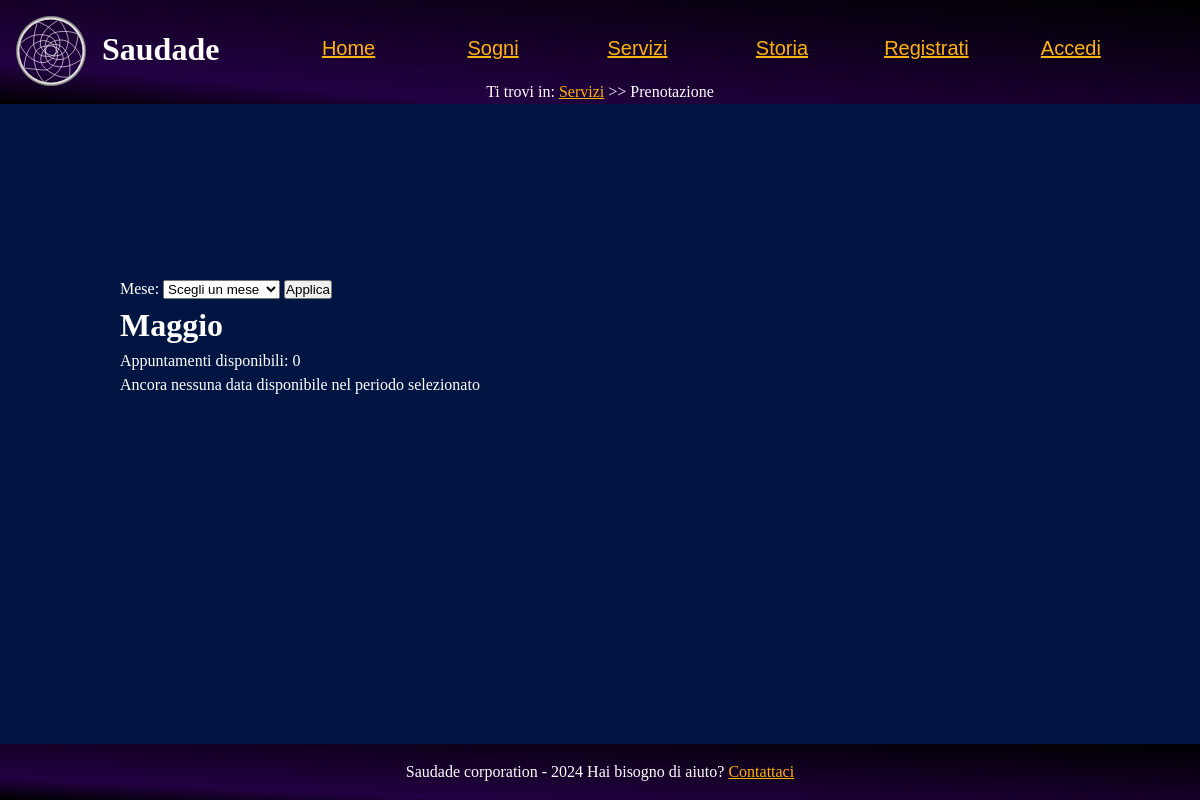
Page /src/php/formChip.php?data=5-2024 on the earlier database version.
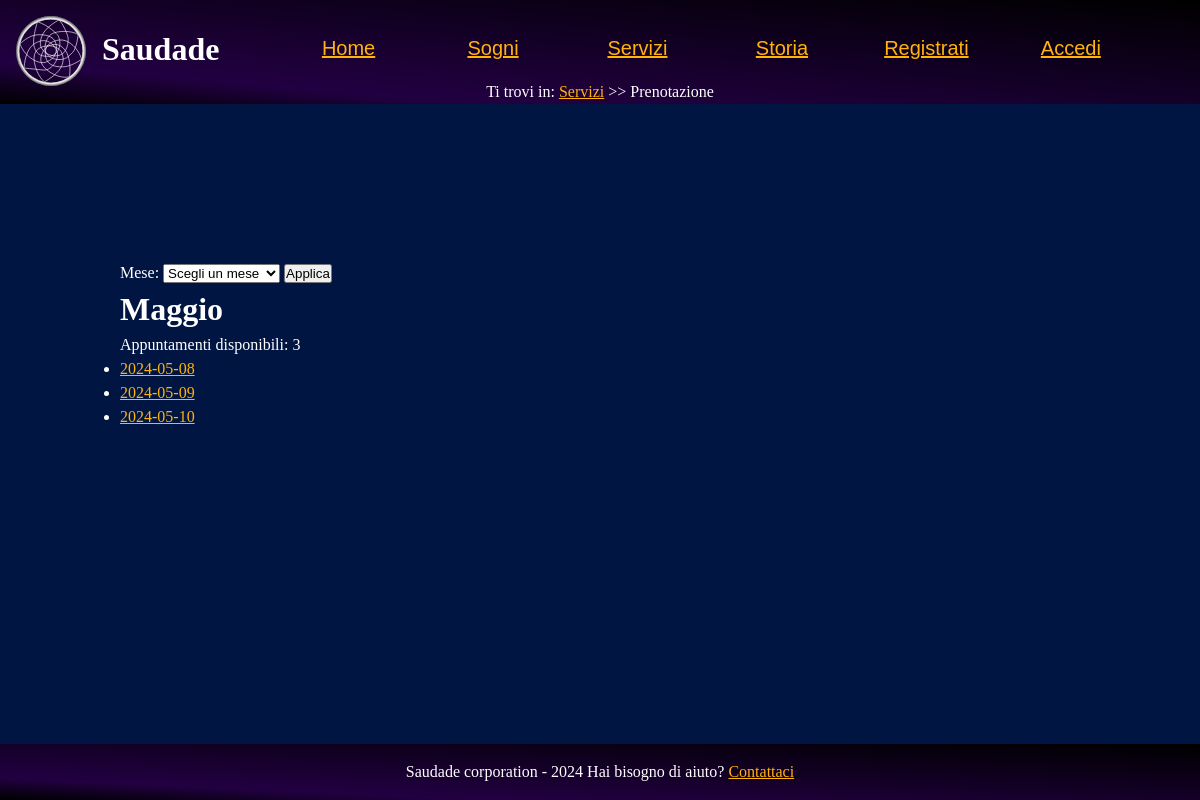
Same page on the later database version.
### tables this page shows
CREATE TABLE prenotazioni (
  data DATE PRIMARY KEY,
  user_name VARCHAR(20),

  FOREIGN KEY (user_name) REFERENCES utenti(user_name) ON DELETE CASCADE
);

### src/php/functions.php (called while the page is built, shortened)
<?php
class Functions {
    private $connection;
    public function openDBConnection(){
        global $HOST_DB, $USERNAME, $PASSWORD, $DATABASE_NAME;
        $this->connection = mysqli_connect(
            $HOST_DB,
            $USERNAME,
            $PASSWORD,
            $DATABASE_NAME
        );
        $this->connection->set_charset("utf8");
        return mysqli_connect_errno() == 0;
    }
    public function getConnection(){
        return $this->connection;
    }
}

### src/php/formChip.php (the view, shortened to what this page needs)
<?php
    require_once("newPage.php");
    require_once("functions.php");
    $pagina = new newPage("../html/formChip.html", "Ottieni chip", "Ottieni il tuo chip", "Pagina prenotazione chip");
    $functions = new functions();
    $arrayMesi = array("", "Gennaio", "Febbraio", "Marzo", "Aprile", "Maggio", "Giugno", "Luglio", "Agosto", "Settembre", "Ottobre", "Novembre", "Dicembre");
    $dateTabella = $functions->executeQuery("SELECT DISTINCT YEAR(data) AS anno, MONTH(data) AS mese FROM prenotazioni;");
    if($dateTabella == null){
        $pagina->printErrorPage("Errore di connessione al server, riprovare più tardi");
    }else{
        $dateMenu = "";
        foreach($dateTabella as $row){
            $dateMenu .= "<option value=\"".$row['mese']."-".$row['anno']."\"> ".$arrayMesi[$row['mese']]." ".$row['anno']." </option>";
        }
        $pagina->modificaHTML("{dateMenu}", $dateMenu);
    }
    if(isset($_GET['data'])) {
        $valore = $_GET['data'];
        $valori = explode('-', $valore);
        $mese = $valori[0];
        $anno = $valori[1];
        if($mese>=1 && $mese <=12 && $anno>=date('Y')){
            $anno."-".$mese."-01" < date("Y/m/d") ?  $dataInizioQuery = date("Y/m/d") : $dataInizioQuery = $anno."-".$mese."-01";
            $dataFineQuery = $anno."-".$mese."-31";
            $pagina->modificaHTML("{mesePrenotazione}", $arrayMesi[$mese]);
            $functions->openDBConnection();
            $stmt = $functions->getConnection()->prepare("SELECT COUNT(DISTINCT data) AS num_date FROM prenotazioni WHERE user_name IS NULL AND data BETWEEN ? AND ?;");
            $stmt->bind_param("ss", $dataInizioQuery, $dataFineQuery);
            $stmt->execute();
            $risultato = $stmt->get_result();
            if ($risultato->num_rows > 0) {
                $riga = $risultato->fetch_assoc();
                $numeroAppuntamenti = $riga['num_date'];
                $pagina->modificaHTML("{numeroAppuntamenti}", $numeroAppuntamenti);
            } else {
                $pagina->modificaHTML("{numeroAppuntamenti}", "errore");
            }
            $stmt = $functions->getConnection()->prepare("SELECT DISTINCT(data) FROM prenotazioni WHERE user_name IS NULL AND data BETWEEN ? AND ?;");
            $stmt->bind_param("ss", $dataInizioQuery, $dataFineQuery);
            $stmt->execute();
            $risultato = $stmt->get_result();
            if($risultato == null)
                $pagina->printErrorPage("Data non trovata");
            else{
                if(mysqli_num_rows($risultato) > 0){
                    $placeHolderData = "";
                    foreach( $risultato as $row){
                        $placeHolderData .= "<li><a href=\"confermaPrenotazione.php?data=".$row['data']."\">".$row['data']."</a></li>";
                    }
                }else{
                    $pagina->modificaHTML("{data}", "Ancora nessuna data disponibile nel periodo selezionato");
                }
            }
        }else
            $pagina->modificaHTML("{data}", "Data selezionata non valida, scegliere una data esistente");
    }else{
        $pagina->modificaHTML("{data}", "Data selezionata non valida, scegliere una data esistente");
    }

### src/php/newPage.php (shortened to what this page needs)
<?php
class newPage{
    private $strutturaHTML = "";
    public $testoFooter = "Saudade corporation - 2024";
    public function __construct($template, $titoloPagina, $keywords, $description){
        $paginaTemplate = file_get_contents($template);
        $this->strutturaHTML = file_get_contents("../html/generalTemplate.html");
        $this->strutturaHTML = str_replace("{titoloPagina}", $titoloPagina , $this->strutturaHTML);
        $this->strutturaHTML = str_replace("{metaKeywords}", "Saudade, ".$keywords , $this->strutturaHTML);
        $this->strutturaHTML = str_replace("{metaDescription}", $description , $this->strutturaHTML);
        if($template == "../html/contatta.html"){
            $this->strutturaHTML = str_replace("{testoFooter}", $this->testoFooter, $this->strutturaHTML);
        }else{
            $this->strutturaHTML = str_replace("{testoFooter}", $this->testoFooter." Hai bisogno di aiuto? <a href=\"../php/contatta.php\">Contattaci</a>", $this->strutturaHTML);
        }
        $this->strutturaHTML = str_replace("{contenutoMain}", $paginaTemplate, $this->strutturaHTML);
    }
    public function modificaHTML($segnaposto, $dati){
        $this->strutturaHTML = str_replace($segnaposto, $dati, $this->strutturaHTML);
    }
    public function printNavBar($currentPage=null){
        $navBar = file_get_contents("../html/navBarTemplate.html");
        if($currentPage == "../html/index.html"){
            $navBar = str_replace("{homeLink}", "<li>Home</li>", $navBar);
            $navBar = str_replace("{logo}", "<img id=\"logo\" alt=\"logo dell'azienda : DESCRIZIONE?\" src=\"../assets/logo.svg\">", $navBar);
            $navBar = str_replace("{breadcrumb}", "<span lang=\"en\">Home</span>", $navBar);
        }else if($currentPage == "../html/servizi.html"){
            $navBar = str_replace("{serviziLink}", "<li>Servizi</li>", $navBar);
            $navBar = str_replace("{breadcrumb}", "Servizi", $navBar);
        }else if($currentPage == "../html/sogni.html"){
            $navBar = str_replace("{breadcrumb}", "Sogni", $navBar);
        }else if($currentPage == "../html/storia.html"){
            $navBar = str_replace("{storiaLink}", "<li>Storia</li>", $navBar);
            $navBar = str_replace("{breadcrumb}", "Storia", $navBar);
        }else if($currentPage == "../html/contatta.html"){
            $navBar = str_replace("{contattaLink}", "<li>Contattaci</li>", $navBar);
            $navBar = str_replace("{breadcrumb}", "Contattaci", $navBar);
        }else if($currentPage == "../html/signup.html"){
            $navBar = str_replace("{signupLink}", "<li class=\"spostaSign\">Registrati</li>", $navBar);
            $navBar = str_replace("{breadcrumb}", "Registrati", $navBar);
            $navBar = str_replace("{loginLink}", "<li class=\"spostaSign\"><a href=\"../php/login.php\">Accedi</a></li>", $navBar);
        }else if($currentPage == "../html/login.html"){
            $navBar = str_replace("{loginLink}", "<li class=\"spostaSign\">Accedi</li>", $navBar);
            $navBar = str_replace("{breadcrumb}", "Accedi", $navBar);
            $navBar = str_replace("{signupLink}", "<li class=\"spostaSign\"><a href=\"../php/signup.php\">Registrati</a></li>", $navBar);
        }else if($currentPage == "../html/sognoSingolo.html"){
            $navBar = str_replace("{breadcrumb}", "<a href=\"sogni.php\">Sogni</a> >> {titolo}", $navBar);
        }else if($currentPage == "paginaErrore"){
            $navBar = str_replace("{breadcrumb}", "Pagina di errore", $navBar);
        }else if($currentPage == "../html/error404.html"){
            $navBar = str_replace("{breadcrumb}", "Pagina non trovata", $navBar);
        }else if($currentPage == "../html/aggiungiSogno.html"){
            $navBar = str_replace("{breadcrumb}", "Nuovo sogno", $navBar);
        }else if($currentPage == "../html/sognoNonTrovato.html"){
            $navBar = str_replace("{breadcrumb}", "<a href=\"sogni.php\">Sogni</a> &gt&gt Sogno non disponibile", $navBar);
        }else if($currentPage == "../html/acquistoGiaEffettuato.html"){
            $navBar = str_replace("{breadcrumb}", "<a href=\"sogni.php\">Sogni</a> &gt&gt Acquisto già effettuato", $navBar);
        }else if($currentPage == "../html/formChip.html"){
            $navBar = str_replace("{breadcrumb}", "<a href=\"servizi.php\">Servizi</a> &gt&gt Prenotazione", $navBar);
        }else if($currentPage == "../html/prenotazione.html"){
            $navBar = str_replace("{breadcrumb}", "<a href=\"servizi.php\">Servizi</a> &gt&gt Prenotazione {dataPrenotazione}", $navBar);
        }else if($currentPage == "../html/confermaPrenotazione.html"){
            $navBar = str_replace("{breadcrumb}", "<a href=\"servizi.php\">Servizi</a> &gt&gt Prenotazione {dataPrenotazione} avvenuta con successo", $navBar);
        }else if($currentPage ==  "../html/aggiungiRecensione.html"){
            $navBar = str_replace("{breadcrumb}", "<a href=\"dashboardUser.php\">Area personale</a> &gt&gt Recensione {titoloSogno}", $navBar);
        }else if($currentPage == "../html/aggiungiDate.html"){
            $navBar = str_replace("{breadcrumb}", "<a href=\"dashboardAdmin.php\">Area personale admin</a> &gt&gt Aggiungi date", $navBar);
        }
        if(isset($_SESSION['user_name']) && !empty($_SESSION['user_name'])) {
            if($_SESSION['user_name'] == "admin")
                $navBar = str_replace("{loginLink}", "<li><a href=\"dashboardAdmin.php\">Ciao ".$_SESSION['user_name']."</a></li>", $navBar);
            else
                $navBar = str_replace("{loginLink}", "<li><a href=\"dashboardUser.php\">Ciao ".$_SESSION['user_name']."</a></li>", $navBar);
            $navBar = str_replace("{signupLink}", "", $navBar);
            $navBar = str_replace("{logoutLink}", "<li><a href=\"../php/logout.php\">Logout</a></li>", $navBar);
        }else{
            $navBar = str_replace("{logoutLink}", "", $navBar);
            $navBar = str_replace("{loginLink}", "<li class=\"spostaSign\"><a href=\"../php/login.php\">Accedi</a></li>", $navBar);
            $navBar = str_replace("{signupLink}", "<li class=\"spostaSign\"><a href=\"../php/signup.php\">Registrati</a></li>", $navBar);
        }
        $navBar = str_replace("{logo}", "<a href=\"../php/index.php\"><img id=\"logo\" alt=\"logo dell'azienda : DESCRIZIONE?\" src=\"../assets/logo.svg\"></a>", $navBar);
        $navBar = str_replace("{homeLink}", "<li><a href=\"index.php\">Home</a></li>", $navBar);
        $navBar = str_replace("{serviziLink}", "<li><a href=\"servizi.php\">Servizi</a></li>", $navBar);
        $navBar = str_replace("{sogniLink}", "<li><a href=\"sogni.php\">Sogni</a></li>", $navBar);
        $navBar = str_replace("{storiaLink}", "<li><a href=\"storia.php\">Storia</a></li>", $navBar);
        $navBar = str_replace("{contattaLink}", "<li><a href=\"contatta.php\">Contattaci</a></li>", $navBar);
    }
    public function printPage(){
        echo $this->strutturaHTML;
    }
}

### src/CSS/style.css (style rules this page uses)
* { padding: 0; margin: 0; }
:root { --headerBgColor: #220042; --headerTxtColor: #FFFFFF; --BgColor: #001542; --BgTxtColor: #FFFFFF; --footerBgColor: #220042; --footerTxtColor: #FFFFFF; --visitedLinkColor: #26C281; --linkColor: #FFB30D; --BgAll: #7A7A7A; --BgSidebar:rgb(0,21,66, 0.5); --colorSlide: #7A7A7A; --slideTitleTxtColor: #085454; --fontMenu: sans-serif; --errorBackground: #FF0000; --errorText: #FFFFFF; }
html { width: 100%; font-size: 100%; line-height: 1.5em; margin: auto; background-color: var(--BgAll); }
a { color:var(--linkColor) }
body { display: flex; flex-direction: column; min-height: 100vh; line-height: 1.5; background-color: var(--BgColor); }
header { text-align: center; width: 100%; background-image: linear-gradient(to top right, #000000 0%, var(--headerBgColor) 20%, #000000 100%); color: var(--headerTxtColor); }
.menu { text-align: center; line-height: 1.5em; vertical-align: middle; margin:auto; }
ul.listaNavBar { padding: 0; text-align: center; list-style: none; font-family: var(--fontMenu); color: var(--visitedLinkColor); margin-top: 1em; }
ul.listaNavBar > li { display: inline-block; width: 10%; margin: 1em 0.5em; font-size: 1.25em; }
.menu a { margin: auto; color: var(--linkColor); transition: all -50s ease-in-out; }
.menu a::after { color: var(--linkColor); }
#breadcrump { font-size: 1em; text-align: center; position: relative; padding-left: 40%; padding-right: 40%; }
.titolo > h1 { float: left; margin-top: 25px; vertical-align: middle; }
#logo { float: left; width: 70px; height: 70px; margin: 1em; transition: all 1.25s ease; z-index: 10; }
main { margin:auto; width: 80%; min-height:max-content; align-items: center; background-color: var(--BgColor); color:var(--BgTxtColor); }
footer { background-image: linear-gradient(to top right, #000000 0%, var(--headerBgColor) 20%, #000000 100%); color:var(--footerTxtColor); text-align: center; margin-top: auto; width: 100%; padding: 1em 0em 1em 0em; font-size: 1rem; }

### src/CSS/tablet.css (style rules this page uses)
#logo { float: left; }
.listaNavBar { display: none; }
#breadcrump { margin-top: 70px; bottom: 0; padding-top: 1%; padding-left: 35%; padding-right: 35%; }

### src/CSS/mobile.css (style rules this page uses)
#breadcrump { padding-top: 3%; padding-left: 0%; padding-right: 0%; }

Differences in the rows shown:
added prenotazioni: data "2024-05-08"
added prenotazioni: data "2024-05-09"
added prenotazioni: data "2024-05-10"
Other differences:
text no longer shown: "Mese: Maggio Appuntamenti disponibili: 0 Ancora nessuna data disponibile nel periodo selezionato Saudade corporation - 2024 Hai bisogno di aiuto? Contattaci"
text now shown: "Mese: Maggio Appuntamenti disponibili: 3 Saudade corporation - 2024 Hai bisogno di aiuto? Contattaci"
